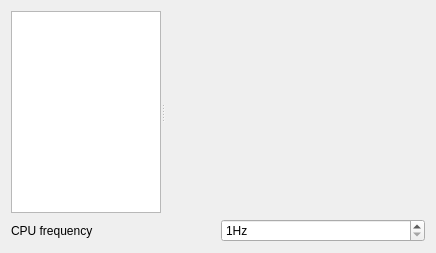
<?xml version="1.0" encoding="UTF-8"?>
<ui version="4.0">
 <class>Form</class>
 <widget class="QWidget" name="Form">
  <property name="geometry">
   <rect>
    <x>0</x>
    <y>0</y>
    <width>436</width>
    <height>253</height>
   </rect>
  </property>
  <property name="sizePolicy">
   <sizepolicy hsizetype="Minimum" vsizetype="Minimum">
    <horstretch>0</horstretch>
    <verstretch>0</verstretch>
   </sizepolicy>
  </property>
  <property name="windowTitle">
   <string>Form</string>
  </property>
  <layout class="QVBoxLayout" name="verticalLayout">
   <item>
    <widget class="QSplitter" name="splitter">
     <property name="orientation">
      <enum>Qt::Horizontal</enum>
     </property>
     <widget class="QListWidget" name="cpuList">
      <property name="maximumSize">
       <size>
        <width>150</width>
        <height>16777215</height>
       </size>
      </property>
     </widget>
     <widget class="QLabel" name="descriptionLabel">
      <property name="text">
       <string/>
      </property>
     </widget>
    </widget>
   </item>
   <item>
    <layout class="QHBoxLayout" name="horizontalLayout">
     <item>
      <widget class="QLabel" name="frequencyLabel">
       <property name="text">
        <string>CPU frequency</string>
       </property>
       <property name="buddy">
        <cstring>frequencySpinBox</cstring>
       </property>
      </widget>
     </item>
     <item>
      <widget class="QDoubleSpinBox" name="frequencySpinBox">
       <property name="suffix">
        <string>Hz</string>
       </property>
       <property name="decimals">
        <number>0</number>
       </property>
       <property name="minimum">
        <double>1.000000000000000</double>
       </property>
       <property name="maximum">
        <double>1000000000.000000000000000</double>
       </property>
       <property name="singleStep">
        <double>1000.000000000000000</double>
       </property>
      </widget>
     </item>
    </layout>
   </item>
  </layout>
 </widget>
 <resources/>
 <connections/>
</ui>
